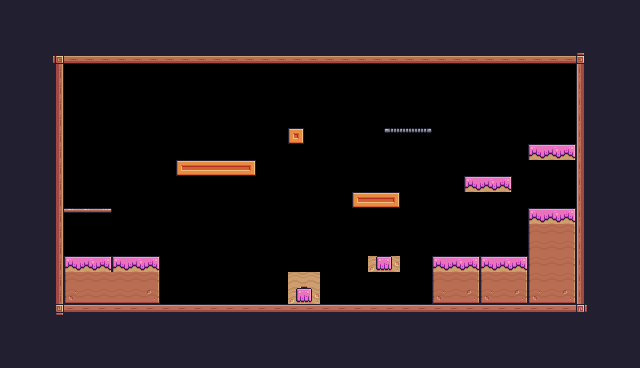

A level layout from a 2D game, rendered from its tile map. Below: a short description, then the map file with its tile-grid data intact:
An orthogonal 40x23 tile map with 16x16 px tiles, 1 tile layer (Background) and 31 objects (8x Fruit, 3x Platform, 2x Saw, Player, Checkpoint).

<map version="1.10" tiledversion="1.10.2" orientation="orthogonal" renderorder="right-down" width="40" height="23" tilewidth="16" tileheight="16" infinite="0" nextlayerid="6" nextobjectid="74">
 <tileset firstgid="1" source="Pixel Adventure.tsx" />
 <layer id="1" name="Background" width="40" height="23">
  <data encoding="csv">
24,24,24,24,24,24,24,24,24,24,24,24,24,24,24,24,24,24,24,24,24,24,24,24,24,24,24,24,24,24,24,24,24,24,24,24,24,24,24,24,
24,24,24,24,24,24,24,24,24,24,24,24,24,24,24,24,24,24,24,24,24,24,24,24,24,24,24,24,24,24,24,24,24,24,24,24,24,24,24,24,
24,24,24,24,24,24,24,24,24,24,24,24,24,24,24,24,24,24,24,24,24,24,24,24,24,24,24,24,24,24,24,24,24,24,24,24,24,24,24,24,
24,24,24,92,134,134,134,134,134,134,134,134,134,134,134,134,134,134,134,134,134,134,134,134,134,134,134,134,134,134,134,134,134,134,134,134,93,24,24,24,
24,24,24,113,0,0,0,0,0,0,0,0,0,0,0,0,0,0,0,0,0,0,0,0,0,0,0,0,0,0,0,0,0,0,0,0,111,24,24,24,
24,24,24,113,0,0,0,0,0,0,0,0,0,0,0,0,0,0,0,0,0,0,0,0,0,0,0,0,0,0,0,0,0,0,0,0,111,24,24,24,
24,24,24,113,0,0,0,0,0,0,0,0,0,0,0,0,0,0,0,0,0,0,0,0,0,0,0,0,0,0,0,0,0,0,0,0,111,24,24,24,
24,24,24,113,0,0,0,0,0,0,0,0,0,0,0,0,0,0,0,0,0,0,0,0,0,0,0,0,0,0,0,0,0,0,0,0,111,24,24,24,
24,24,24,113,0,0,0,0,0,0,0,0,0,0,0,0,0,0,211,0,0,0,0,0,62,63,64,65,0,0,0,0,0,0,0,0,111,24,24,24,
24,24,24,113,0,0,0,0,0,0,0,0,0,0,0,0,0,0,0,0,0,0,0,0,0,0,0,0,0,0,0,0,0,183,184,185,111,24,24,24,
24,24,112,113,0,0,0,0,0,0,0,189,190,190,190,191,0,0,0,0,0,0,0,0,0,0,0,0,0,0,0,0,0,0,0,0,111,24,24,24,
24,24,112,113,0,0,0,0,0,0,0,0,0,0,0,0,0,0,0,0,0,0,0,0,0,0,0,0,0,183,184,185,0,0,0,0,111,24,24,24,
24,24,112,113,0,0,0,0,0,0,0,0,0,0,0,0,0,0,0,0,0,0,189,190,191,0,0,0,0,0,0,0,0,0,0,0,111,24,24,24,
24,24,112,113,41,41,42,0,0,0,0,0,0,0,0,0,0,0,0,0,0,0,0,0,0,0,0,0,0,0,0,0,0,183,184,185,111,24,24,24,
24,24,112,113,0,0,0,0,0,0,0,0,0,0,0,0,0,0,0,0,0,0,0,0,0,0,0,0,0,0,0,0,0,29,30,31,111,24,24,24,
24,24,24,113,0,0,0,0,0,0,0,0,0,0,0,0,0,0,0,0,0,0,0,0,0,0,0,0,0,0,0,0,0,29,30,31,111,24,24,24,
24,24,24,113,183,184,185,183,184,185,0,0,0,0,0,0,0,0,0,0,0,0,0,208,209,0,0,183,184,185,183,184,185,29,30,31,111,24,24,24,
24,24,24,113,29,30,30,30,30,31,0,0,0,0,0,0,0,0,186,187,0,0,0,0,0,0,0,29,30,31,29,30,31,29,30,31,111,24,24,24,
24,24,24,113,51,52,52,52,52,53,0,0,0,0,0,0,0,0,208,209,0,0,0,0,0,0,0,51,52,53,51,52,53,51,52,53,111,24,24,24,
24,24,24,114,90,90,90,90,90,90,90,90,90,90,90,90,90,90,90,90,90,90,90,90,90,90,90,90,90,90,90,90,90,90,90,90,115,24,24,24,
24,24,24,24,24,24,24,24,24,24,24,24,24,24,24,24,24,24,24,24,24,24,24,24,24,24,24,24,24,24,24,24,24,24,24,24,24,24,24,24,
24,24,24,24,24,24,24,24,24,24,24,24,24,24,24,24,24,24,24,24,24,24,24,24,24,24,24,24,24,24,24,24,24,24,24,24,24,24,24,24,
24,24,24,24,24,24,24,24,24,24,24,24,24,24,24,24,24,24,24,24,24,24,24,24,24,24,24,24,24,24,24,24,24,24,24,24,24,24,24,24
</data>
 </layer>
 <objectgroup id="2" name="Spawnpoints">
  <object id="1" name="Player" type="Player" x="80" y="224" width="32" height="32" />
  <object id="12" name="Kiwi" type="Fruit" x="224" y="144" width="32" height="32" />
  <object id="31" type="Saw" x="272" y="96" width="32" height="32">
   <properties>
    <property name="isVertical" type="bool" value="true" />
    <property name="offNeg" type="float" value="7" />
    <property name="offPos" type="float" value="2" />
   </properties>
  </object>
  <object id="54" type="Saw" x="224" y="272" width="32" height="32">
   <properties>
    <property name="isVertical" type="bool" value="true" />
    <property name="offNeg" type="float" value="4" />
    <property name="offPos" type="float" value="3" />
   </properties>
  </object>
  <object id="57" type="Checkpoint" x="355" y="130" width="64" height="64" />
  <object id="59" name="Kiwi" type="Fruit" x="176" y="272" width="32" height="32" />
  <object id="60" x="112" y="432" />
  <object id="61" name="Bananas" type="Fruit" x="448" y="224" width="32" height="32" />
  <object id="62" name="Apple" type="Fruit" x="480" y="144" width="32" height="32" />
  <object id="63" name="Bananas" type="Fruit" x="528" y="176" width="32" height="32" />
  <object id="64" name="Orange" type="Fruit" x="400" y="96" width="32" height="32" />
  <object id="65" name="Cherries" type="Fruit" x="176" y="128" width="32" height="32" />
  <object id="66" name="Cherries" type="Fruit" x="208" y="96" width="32" height="32" />
 </objectgroup>
 <objectgroup id="5" name="Collisions" class="Platform">
  <object id="25" type="Platform" x="528" y="144" width="48" height="16" />
  <object id="34" x="576" y="48" width="16" height="272" />
  <object id="35" x="64" y="64" width="384" />
  <object id="36" x="448" y="48" width="128" height="16" />
  <object id="37" x="48" y="64" width="16" height="256" />
  <object id="38" x="64" y="304" width="432" height="16" />
  <object id="39" x="432" y="256" width="144" height="48" />
  <object id="40" x="528" y="224" width="48" height="32" />
  <object id="41" x="528" y="208" width="48" height="16" />
  <object id="42" x="64" y="256" width="96" height="48" />
  <object id="43" x="288" y="272" width="32" height="32" />
  <object id="44" x="368" y="256" width="32" height="16" />
  <object id="49" type="Platform" x="64" y="208" width="64" height="64" />
  <object id="67" x="176" y="160" width="80" height="16" />
  <object id="68" x="464" y="176" width="48" height="16" />
  <object id="69" x="352" y="192" width="48" height="16" />
  <object id="72" x="288" y="128" width="16" height="16" />
  <object id="73" type="Platform" x="384" y="128" width="48" height="16" />
 </objectgroup>
</map>
